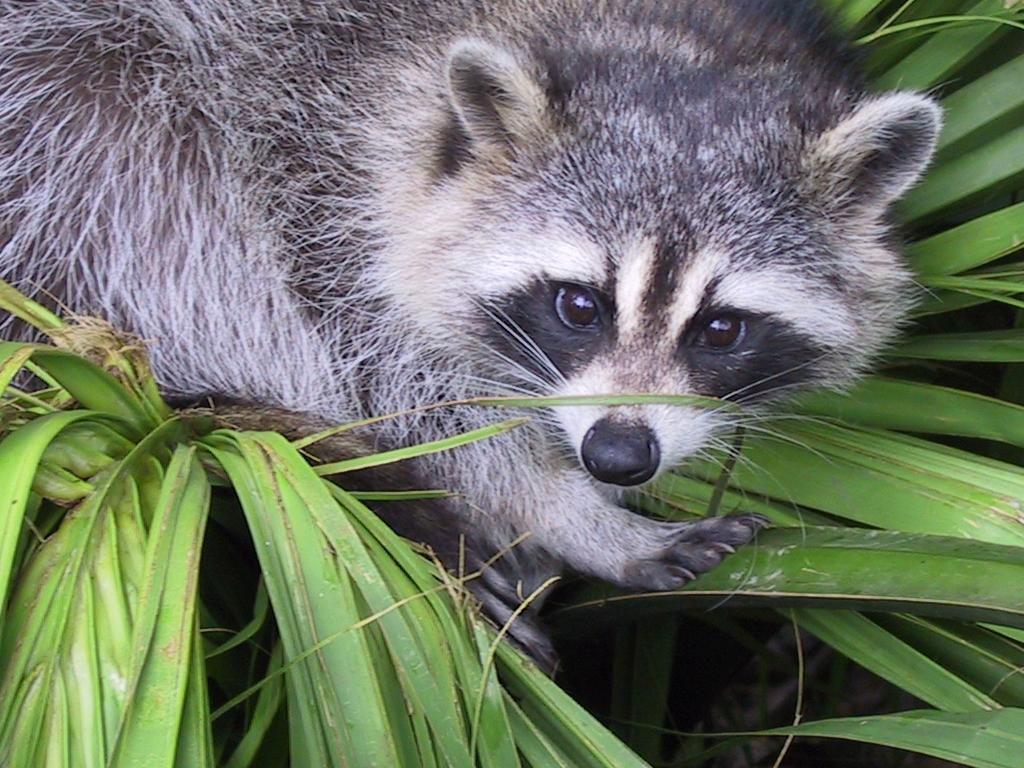
#> input picture 1-array/ex03/animal.jpeg, 1024 x 768 px
$ python zoom.py
#> lines starting #> are read from the running program, lines starting #| are printed output that depends on the picture
### 1-array/ex02/load_image.py
from PIL import Image
import numpy as np


def ft_load(path: str) -> np.ndarray:
    """
    Loads an image from specified file path, and provide information about
    the image.

    Parameters
    ----------
    path: str
        Path to image

    Returns
    -------
    numpy.ndarray
        A NumPy array representing the image's pixel datas in RGB format.
    """
#> called with path = 'animal.jpeg'
    try:
        im = Image.open(path)
#> im is the input picture: PIL image 1024x768 RGB; mean R, G, B 110.7, 117.7, 102.1
        pixel_data = np.array(im)
        print(
            f"File format: {im.format}\n"
            f"The shape of image is: {pixel_data.shape}"
        )
#| File format: JPEG
#| The shape of image is: (768, 1024, 3)
        return (pixel_data)
    except FileNotFoundError:
        print(f"FileNotFoundError: No such file or directory: {path}")
    except Exception as e:
        raise ValueError(f"Error loading the image: {e}")

### 1-array/ex03/zoom.py
def zoom_image(image_data, scale):
    """
    Zooms and convert image to grayscale

    Parameters
    ----------
    image_data: numpy.ndarray
        An array representing the image's pixel properties
    scale: int
        The scaling factor for zooming the image
    """
#> called with scale = 2
    # Error management
    if not isinstance(image_data, np.ndarray):
        raise ValueError("image_data (1st argument) must be a NumPy array")
    elif not isinstance(scale, (int, float)) or scale <= 0:
        raise ValueError("scale (2nd argument) must be a positive int/float")

    # Get height and width of image
    height, width = image_data.shape[0], image_data.shape[1]
#> height = 768; width = 1024

    # Get new height and width based on scaling factor
    new_height, new_width = round(height // scale), round(width // scale)
#> new_height = 384; new_width = 512

    # Get starting index for both axis after zoom at middle
    start_h_index = round((height - new_height) / 2)
#> start_h_index = 192
    start_w_index = round((width - new_width) / 2)
#> start_w_index = 256

    # Slice initial image to new zoomed image
    zoomed_image = image_data[
        start_h_index:(start_h_index + new_height),
        start_w_index:(start_w_index + new_width)
    ]
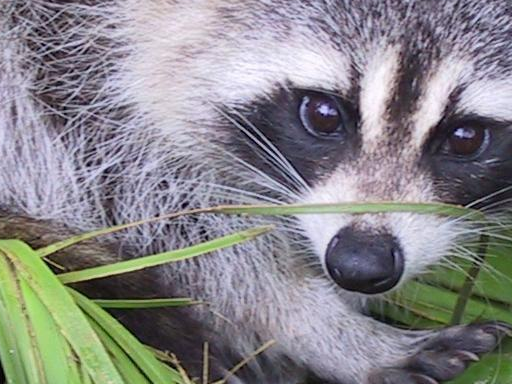
#> zoomed_image: shape (384, 512, 3); mean R, G, B 135.4, 134.4, 137.1

    # Convert the image to grayscale (average of RGB channels) then reshape
    # the array to new shape
    grayscale = np.reshape(
        np.mean(zoomed_image, axis=2).astype(int),
        (new_height, new_width, 1)
    )
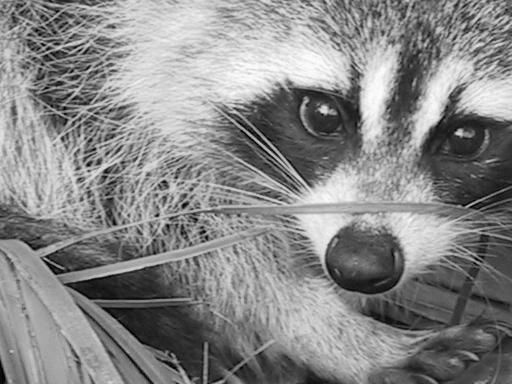
#> grayscale: shape (384, 512, 1) int64; min 0, max 254, mean 135.3

    # Print messages regarding grayscale image properties
    print(
        f"New shape after slicing: {grayscale.shape}"
        f" or {grayscale.shape[:2]}"
    )
#| New shape after slicing: (384, 512, 1) or (384, 512)
    print(grayscale)
#> (printed output is left out)

    # Matplotlib
    plt.imshow(grayscale, cmap="grey")
    plt.savefig('zoomed_image.jpeg', bbox_inches='tight')
    # UserWarning: FigureCanvasAgg is non-interactive, and thus cannot be shown
    # plt.show()


def main():
    """Main function"""
    image_data = ft_load("animal.jpeg")
    scale = 2
    if image_data is not None:
        zoom_image(image_data, scale)


if __name__ == "__main__":
    import numpy as np
    import matplotlib.pyplot as plt
    from load_image import ft_load
    main()
